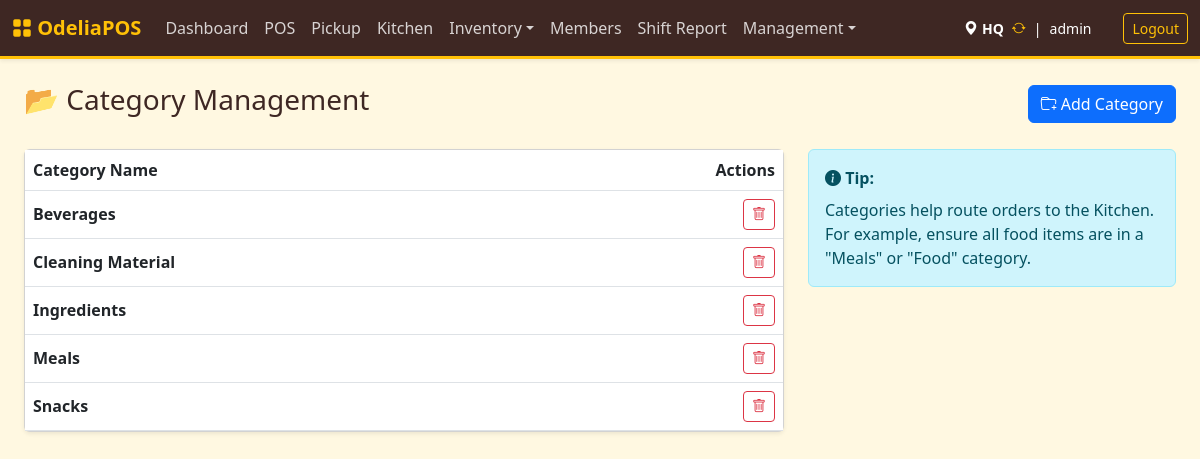
The page /index.php?page=categories (signed in) on the database its author committed.
### tables this page shows
CREATE TABLE `categories` (
  `id` int NOT NULL AUTO_INCREMENT,
  `name` varchar(50) NOT NULL,
  `description` varchar(255) DEFAULT NULL,
  `type` enum('food','drink','meal','ingredients','other') NOT NULL DEFAULT 'other',
  PRIMARY KEY (`id`),
  UNIQUE KEY `name` (`name`)
);

### src/categories.php (called while the page is built, shortened)
<?php
$categories = $pdo->query("SELECT * FROM categories ORDER BY name ASC")->fetchAll();
?>

### templates/categories.php (the view, shortened to what this page needs)
<div class="d-flex justify-content-between align-items-center mb-4">
    <h3>📂 Category Management</h3>
    <button class="btn btn-primary" data-bs-toggle="modal" data-bs-target="#catModal">
        <i class="bi bi-folder-plus"></i> Add Category
    </button>
</div>
<div class="row">
    <div class="col-md-8">
        <div class="card shadow-sm">
            <div class="card-body p-0">
                <table class="table table-hover align-middle mb-0">
                    <thead class="bg-light">
                        <tr>
                            <th>Category Name</th>
                            <th class="text-end">Actions</th>
                        </tr>
                    </thead>
                    <tbody>
                        <?php foreach ($categories as $c): ?>
                        <tr>
                            <td class="fw-bold"><?= htmlspecialchars($c['name']) ?></td>
                            <td class="text-end">
                                <form method="POST" action="index.php?page=categories" class="d-inline" onsubmit="return confirm('Delete <?= $c['name'] ?>?');">
                                    <button class="btn btn-outline-danger btn-sm"><i class="bi bi-trash"></i></button>
                                </form>
                            </td>
                        </tr>
                        <?php endforeach; ?>
                    </tbody>
                </table>
            </div>
        </div>
    </div>
    <div class="col-md-4">
        <div class="alert alert-info">
            <i class="bi bi-info-circle-fill"></i> <strong>Tip:</strong>
            <p class="mb-0 mt-2">Categories help route orders to the Kitchen. For example, ensure all food items are in a "Meals" or "Food" category.</p>
        </div>
    </div>
</div>

### templates/header.php (style rules this page uses)
:root { --theme-brown: #3e2723; --theme-gold: #ffc107; --theme-gold-dark: #d39e00; --theme-orange: #fd7e14; --theme-bg: #fff8e1; }
body { background-color: var(--theme-bg); color: var(--theme-brown); }

### rows shown on the page
categories: name "Beverages"
categories: name "Cleaning Material"
categories: name "Ingredients"
categories: name "Meals"
categories: name "Snacks"

### other values the page prints
$_SESSION['location_name'] "HQ"
$_SESSION['username'] "admin"
